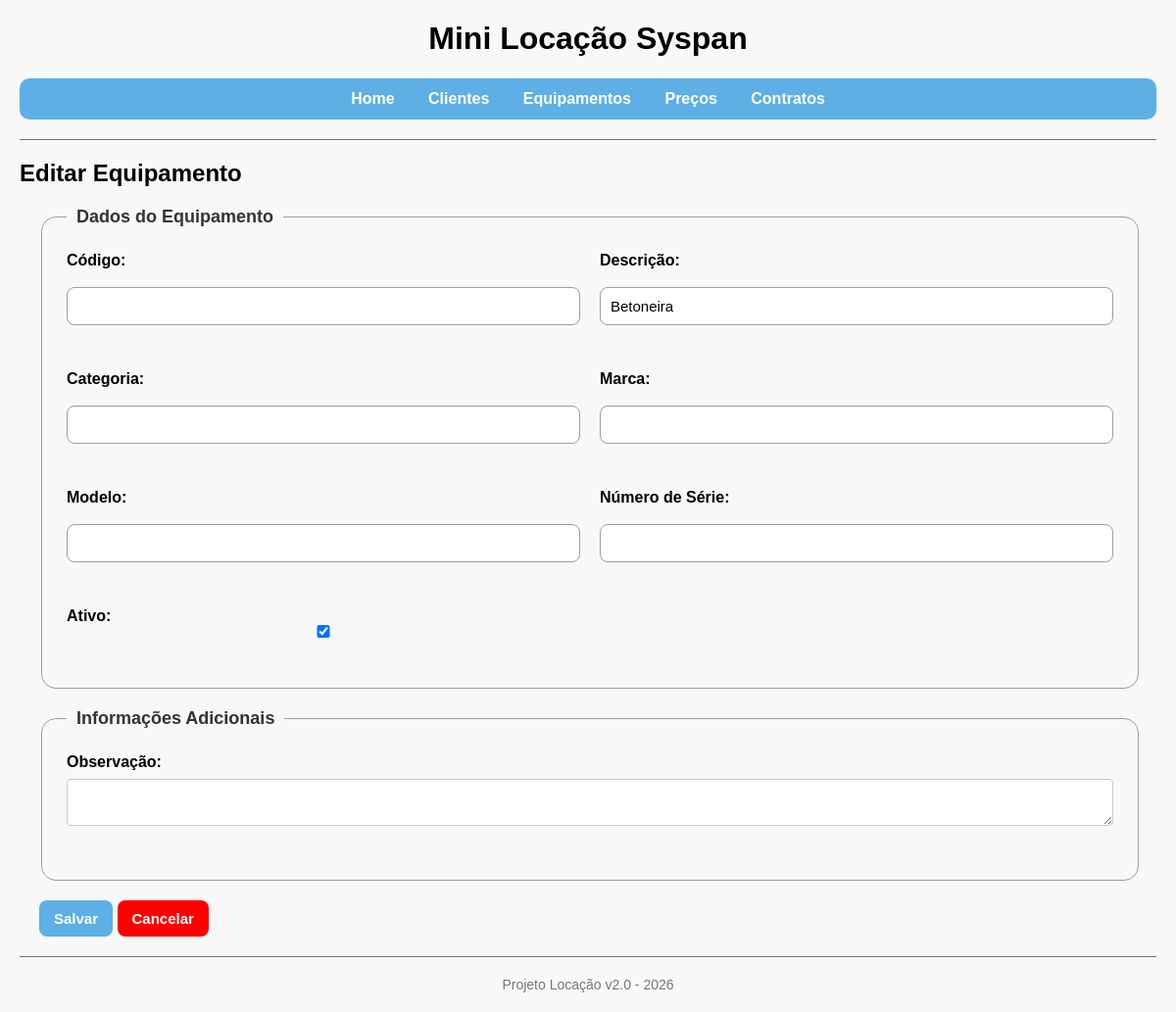
Before: /projeto-locacao/equipamentos/editar.php?id=5 with the older database file.
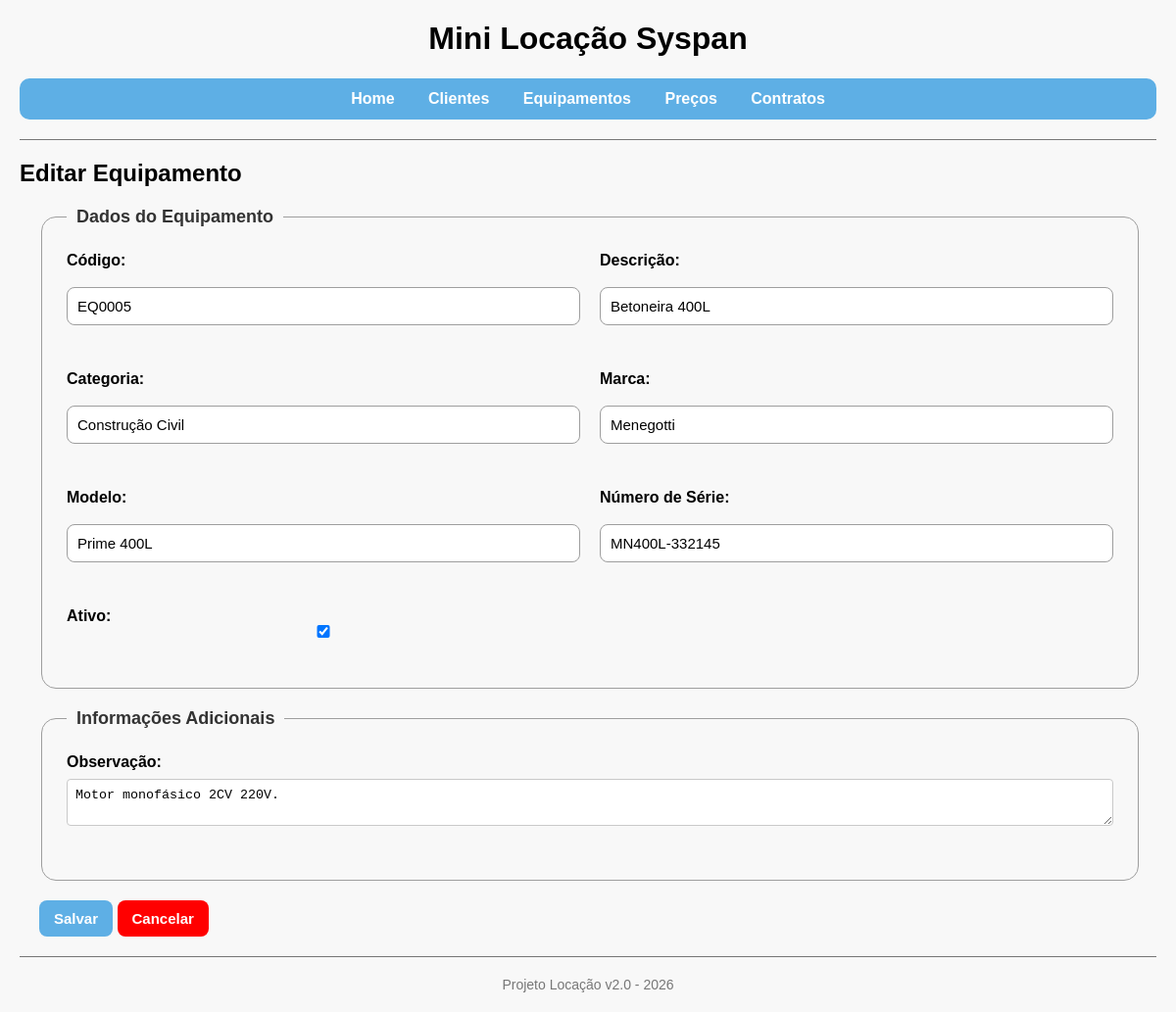
After: the same page with the newer database file.
### tables this page shows
CREATE TABLE IF NOT EXISTS equipamentos (
 id INT AUTO_INCREMENT PRIMARY KEY,
 codigo VARCHAR(30) NOT NULL UNIQUE,
 descricao VARCHAR(120) NOT NULL,
 categoria VARCHAR(80) NULL,
 marca VARCHAR(80) NULL,
 modelo VARCHAR(80) NULL,
 numero_serie VARCHAR(80) NULL,
 ativo TINYINT(1) NOT NULL DEFAULT 1,
 observacao VARCHAR(255) NULL,
 created_at DATETIME NOT NULL DEFAULT CURRENT_TIMESTAMP,
 updated_at DATETIME NULL DEFAULT CURRENT_TIMESTAMP ON UPDATE CURRENT_TIMESTAMP
);

### projeto-locacao/helpers.php (called while the page is built, shortened)
<?php
    function e(string $value): string {
        return htmlspecialchars($value, ENT_QUOTES | ENT_SUBSTITUTE, 'UTF-8');
    }
?>

### projeto-locacao/equipamentos/editar.php (the view, shortened to what this page needs)
<?php
    require_once '../conexao.php';
    require_once '../helpers.php';
    $id = obterId();
    $sql = 'SELECT id, codigo, descricao, categoria, marca, modelo, numero_serie, ativo, observacao, created_at
            FROM equipamentos WHERE id = :id';
    $consulta = $pdo->prepare($sql);
    $consulta->execute([':id' => $id]);
    $equipamento = $consulta->fetch();
    $codigo = $equipamento['codigo'];
    $descricao = $equipamento['descricao'];
    $categoria = $equipamento['categoria'];
    $marca = $equipamento['marca'];
    $modelo = $equipamento['modelo'];
    $numero_serie = $equipamento['numero_serie'];
    $ativo = $equipamento['ativo'];
    $observacao = $equipamento['observacao'];
    require_once '../layout/header.php';
?>
<h2>Editar Equipamento</h2>
<form method="POST" class="form-grid">
    <fieldset>
        <legend>Dados do Equipamento</legend>
        <div class="grid-campos">
            <div class="campo-form">
                <label>Código:</label><br>
                <input type="text" name="codigo" value="<?= e($codigo ?? '') ?>" required><br>
            </div>
            <div class="campo-form">
                <label>Descrição:</label><br>
                <input type="text" name="descricao" value="<?= e($descricao ?? '') ?>" required><br>
            </div>
            <div class="campo-form">
                <label>Categoria:</label><br>
                <input type="text" name="categoria" value="<?= e($categoria ?? '') ?>"><br>
            </div>
            <div class="campo-form">
                <label>Marca:</label><br>
                <input type="text" name="marca" value="<?= e($marca ?? '') ?>"><br>
            </div>
            <div class="campo-form">
                <label>Modelo:</label><br>
                <input type="text" name="modelo" value="<?= e($modelo ?? '') ?>"><br>
            </div>
            <div class="campo-form">
                <label>Número de Série:</label><br>
                <input type="text" name="numero_serie" value="<?= e($numero_serie ?? '') ?>"><br>
            </div>
            <div class="campo-form">
                <label>Ativo:</label>
                <input type="checkbox" name="ativo" value="1" <?= $ativo ? 'checked' : '' ?>><br>
            </div>
        </div>
    </fieldset>
    <fieldset>
        <legend>Informações Adicionais</legend>
        <div class="campo">
            <label>Observação:</label><br>
            <textarea name="observacao"><?= e($observacao ?? '') ?></textarea><br><br>
        </div>
    </fieldset>
    <div class="botoes-acoes">
        <button type="submit">Salvar</button>
        <a class="botao-cancelar" href="listar.php">Cancelar</a>
    </div>
</form>
<?php require_once '../layout/footer.php'; ?>

Changed rows visible on the page:
changed equipamentos: codigo (not shown) → "EQ0005"; descricao "Betoneira" → "Betoneira 400L"; categoria (not shown) → "Construção Civil"; marca (not shown) → "Menegotti"; modelo (not shown) → "Prime 400L"; numero_serie (not shown) → "MN400L-332145"; observacao (not shown) → "Motor monofásico 2CV 220V."
